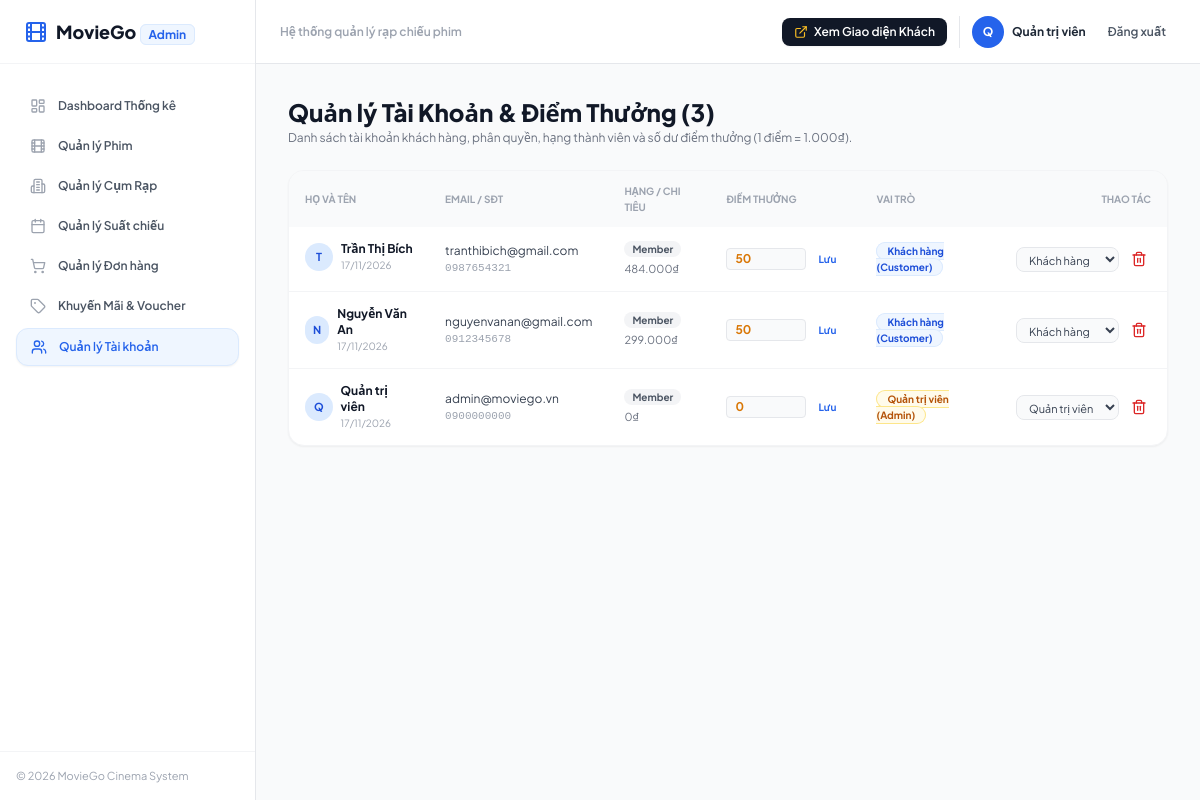
The app's page /admin/cinema/users (signed in) with its own data.
### tables this page shows
CREATE TABLE users (
  id             INT UNSIGNED AUTO_INCREMENT PRIMARY KEY,
  full_name      VARCHAR(100) NOT NULL,
  email          VARCHAR(150) NOT NULL UNIQUE,
  phone          VARCHAR(20)  NULL,
  password_hash  VARCHAR(255) NOT NULL,
  role           ENUM('customer','admin') NOT NULL DEFAULT 'customer',
  points_balance INT UNSIGNED NOT NULL DEFAULT 0,
  total_spent    BIGINT UNSIGNED NOT NULL DEFAULT 0,
  created_at     TIMESTAMP NOT NULL DEFAULT CURRENT_TIMESTAMP
);

### app/Controllers/AdminCinemaController.php (called while the page is built, shortened)
<?php
class AdminCinemaController
{
    public function users()
    {
        $pdo = Database::pdo();
        $users = $pdo->query("SELECT * FROM users ORDER BY id DESC")->fetchAll();
        return view('admin/cinema/users', compact('users', 'msg'));
    }
}

### app/Config/database.php (called while the page is built)
<?php
return [
    'host'    => '127.0.0.1',
    'port'    => 3306,
    'name'    => 'cinema_db',
    'user'    => 'root',
    'pass'    => '',
    'charset' => 'utf8mb4',
];

### app/Core/Database.php (called while the page is built, shortened)
<?php
class Database
{
    private static ?PDO $pdo = null;
    public static function pdo(): PDO
    {
        if (self::$pdo === null) {
            $c   = require __DIR__ . '/../Config/database.php';
            $dsn = "mysql:host={$c['host']};port={$c['port']};dbname={$c['name']};charset={$c['charset']}";
            self::$pdo = new PDO($dsn, $c['user'], $c['pass'], [
                PDO::ATTR_ERRMODE            => PDO::ERRMODE_EXCEPTION,
                PDO::ATTR_DEFAULT_FETCH_MODE => PDO::FETCH_ASSOC,
                PDO::ATTR_EMULATE_PREPARES   => false,
            ]);
        }
        return self::$pdo;
    }
}

### app/Core/helpers.php (called while the page is built, shortened)
<?php
function currentUser(): ?array
{
    try {
        $st = \App\Core\Database::pdo()->prepare('SELECT id, full_name, email, phone, role, points_balance, total_spent FROM users WHERE id = ? LIMIT 1');
        $st->execute([$_SESSION['user']['id']]);
        $u = $st->fetch();
        if ($u) {
            return $u;
        }
    } catch (\Throwable $e) {}
    return $_SESSION['user'] ?? null;
}
function isAdmin(): bool
{
    return (currentUser()['role'] ?? '') === 'admin';
}
function first_letter_upper(string $s): string
{
    if (!preg_match('/^./us', $s, $m)) {
        return '?';
    }
    return function_exists('mb_strtoupper') ? mb_strtoupper($m[0]) : strtoupper($m[0]);
}

### app/Core/Loyalty.php (called while the page is built, shortened)
<?php
class Loyalty
{
    public static function tier(int $spent): array
    {
        $cur = self::TIERS[0];
        $next = null;
        foreach (self::TIERS as $i => $t) {
            if ($spent >= $t['min']) {
                $cur  = $t;
                $next = self::TIERS[$i + 1] ?? null;
            }
        }
        $cur['next'] = $next;
        return $cur;
    }
}

### app/Views/admin/cinema/users.php (the view, shortened to what this page needs)
<?php
$activeMenu = 'users';
include __DIR__ . '/layouts/sidebar.php';
$users = $users ?? [];
?>
<div class="space-y-6">
  <div class="flex flex-col sm:flex-row sm:items-center sm:justify-between gap-4">
    <div>
      <h1 class="text-xl sm:text-2xl font-black text-gray-900">Quản lý Tài Khoản & Điểm Thưởng (<?= count($users) ?>)</h1>
      <p class="text-xs text-gray-500 mt-0.5">Danh sách tài khoản khách hàng, phân quyền, hạng thành viên và số dư điểm thưởng (1 điểm = 1.000₫).</p>
    </div>
  </div>
  <div class="bg-white rounded-2xl border border-gray-100 shadow-sm overflow-hidden">
    <div class="overflow-x-auto">
      <table class="w-full text-left text-xs">
        <thead class="bg-gray-50 text-gray-400 font-bold uppercase text-[10px]">
          <tr>
            <th class="py-3 px-4">Họ và tên</th>
            <th class="py-3 px-4">Email / SĐT</th>
            <th class="py-3 px-4">Hạng / Chi tiêu</th>
            <th class="py-3 px-4">Điểm thưởng</th>
            <th class="py-3 px-4">Vai trò</th>
            <th class="py-3 px-4 text-right">Thao tác</th>
          </tr>
        </thead>
        <tbody class="divide-y divide-gray-100">
          <?php foreach ($users as $u):
            $spent = (int)($u['total_spent'] ?? 0);
            $tier  = Loyalty::tier($spent)['name'];
          ?>
            <tr class="hover:bg-gray-50/80 transition-colors">
              <td class="py-3.5 px-4 font-bold text-gray-900 flex items-center gap-2">
                <div class="w-7 h-7 rounded-full bg-blue-100 text-blue-700 flex items-center justify-center font-bold text-[11px]">
                  <?= strtoupper(substr($u['full_name'], 0, 1)) ?>
                </div>
                <div>
                  <span class="block"><?= htmlspecialchars($u['full_name']) ?></span>
                  <span class="text-[10px] font-normal text-gray-400"><?= date('d/m/Y', strtotime($u['created_at'])) ?></span>
                </div>
              </td>
              <td class="py-3.5 px-4">
                <span class="block text-gray-700"><?= htmlspecialchars($u['email']) ?></span>
                <span class="font-mono text-[11px] text-gray-400"><?= htmlspecialchars($u['phone'] ?: 'Chưa cập nhật') ?></span>
              </td>
              <td class="py-3.5 px-4">
                <span class="px-2 py-0.5 rounded-full text-[10px] font-bold <?= $tier === 'VVIP' ? 'bg-purple-100 text-purple-700' : ($tier === 'VIP' ? 'bg-amber-100 text-amber-700' : 'bg-gray-100 text-gray-600') ?>">
                  <?= htmlspecialchars($tier) ?>
                </span>
                <span class="block text-[11px] text-gray-500 mt-1"><?= number_format($spent, 0, ',', '.') ?>₫</span>
              </td>
              <td class="py-3.5 px-4 font-bold text-amber-600">
                <form method="post" action="/admin/cinema/users" class="inline-flex items-center gap-1">
                  <input type="number" min="0" step="1" name="points_balance" value="<?= (int)($u['points_balance'] ?? 0) ?>" class="w-20 bg-gray-50 border border-gray-200 rounded px-2 py-0.5 text-xs text-amber-600 font-bold focus:outline-none focus:border-blue-600">
                  <button type="submit" class="px-2 py-0.5 rounded text-blue-600 hover:bg-blue-50 text-[10px] font-bold" title="Lưu điểm thưởng">Lưu</button>
                </form>
              </td>
              <td class="py-3.5 px-4">
                <?php if ($u['role'] === 'admin'): ?>
                  <span class="px-2.5 py-0.5 rounded-full text-[10px] font-bold bg-amber-50 text-amber-700 border border-amber-200">Quản trị viên (Admin)</span>
                <?php else: ?>
                  <span class="px-2.5 py-0.5 rounded-full text-[10px] font-bold bg-blue-50 text-blue-700 border border-blue-100">Khách hàng (Customer)</span>
                <?php endif; ?>
              </td>
              <td class="py-3.5 px-4 text-right">
                <div class="inline-flex items-center gap-2">
                  <form method="post" action="/admin/cinema/users" class="inline-flex items-center">
                    <select name="role" onchange="this.form.submit()" class="bg-gray-50 border border-gray-200 rounded-lg px-2 py-1 text-[11px] text-gray-700 focus:outline-none focus:border-blue-600">
                      <option value="customer" <?= $u['role'] === 'customer' ? 'selected' : '' ?>>Khách hàng</option>
                      <option value="admin" <?= $u['role'] === 'admin' ? 'selected' : '' ?>>Quản trị viên</option>
                    </select>
                  </form>
                  <form method="post" action="/admin/cinema/users" class="inline" onsubmit="return confirm('Bạn có chắc chắn muốn xóa tài khoản này?');">
                    <button type="submit" class="p-1 rounded-lg text-red-600 hover:bg-red-50 transition-colors" title="Xóa tài khoản">
                      <i data-lucide="trash-2" class="w-4 h-4"></i>
                    </button>
                  </form>
                </div>
              </td>
            </tr>
          <?php endforeach; ?>
        </tbody>
      </table>
    </div>
  </div>
</div>
<?php include __DIR__ . '/layouts/footer.php'; ?>

### app/Views/admin/cinema/layouts/sidebar.php (shortened to what this page needs)
<?php
$activeMenu = $activeMenu ?? 'dashboard';
$h = fn($v) => htmlspecialchars((string) $v, ENT_QUOTES, 'UTF-8');
$menuItems = [
  'dashboard'  => ['Dashboard Thống kê', '/admin/cinema',           'layout-dashboard'],
  'movies'     => ['Quản lý Phim',        '/admin/cinema/movies',    'film'],
  'cinemas'    => ['Quản lý Cụm Rạp',     '/admin/cinema/cinemas',   'building-2'],
  'showtimes'  => ['Quản lý Suất chiếu',  '/admin/cinema/showtimes',  'calendar'],
  'orders'     => ['Quản lý Đơn hàng',    '/admin/cinema/orders',     'shopping-cart'],
  'promotions' => ['Khuyến Mãi & Voucher','/admin/cinema/promotions', 'tag'],
  'users'      => ['Quản lý Tài khoản',   '/admin/cinema/users',      'users'],
];
?>
<!DOCTYPE html>
<html lang="vi">
<head>
  <script src="https://cdn.tailwindcss.com"></script>
</head>
<body class="bg-gray-50 text-gray-800 antialiased min-h-screen">
<div class="flex h-screen overflow-hidden">
  <aside id="admin-sidebar" class="w-64 bg-white border-r border-gray-200 flex flex-col shrink-0 transition-transform duration-200 fixed lg:static inset-y-0 left-0 z-30 -translate-x-full lg:translate-x-0">
    <div class="h-16 flex items-center justify-between px-6 border-b border-gray-100">
      <a href="/admin/cinema" class="flex items-center gap-2 font-black text-lg text-gray-900">
        <i data-lucide="film" class="w-6 h-6 text-blue-600"></i>
        <span>MovieGo <span class="text-xs text-blue-600 font-bold bg-blue-50 px-2 py-0.5 rounded-md border border-blue-100">Admin</span></span>
      </a>
    </div>
    <nav class="flex-1 px-4 py-6 space-y-1 overflow-y-auto">
      <?php foreach ($menuItems as $key => [$label, $url, $icon]):
        $isActive = ($activeMenu === $key);
      ?>
        <a href="<?= $url ?>" class="flex items-center gap-3 px-3.5 py-2.5 rounded-xl text-xs font-semibold transition-all <?= $isActive ? 'bg-blue-50 text-blue-600 shadow-sm border border-blue-100' : 'text-gray-600 hover:bg-gray-50 hover:text-gray-900' ?>">
          <i data-lucide="<?= $icon ?>" class="w-4 h-4 <?= $isActive ? 'text-blue-600' : 'text-gray-400' ?>"></i>
          <span><?= $label ?></span>
        </a>
      <?php endforeach; ?>
    </nav>
    <div class="p-4 border-t border-gray-100 text-[11px] text-gray-400">
      <p>© <?= date('Y') ?> MovieGo Cinema System</p>
    </div>
  </aside>
  <div class="flex-1 flex flex-col min-w-0 overflow-y-auto">
    <header class="h-16 bg-white border-b border-gray-200 flex items-center justify-between px-4 sm:px-6 shrink-0 sticky top-0 z-10">
      <div class="flex items-center gap-3">
        <span class="text-xs font-semibold text-gray-400 hidden sm:inline">Hệ thống quản lý rạp chiếu phim</span>
      </div>
      <div class="flex items-center gap-3">
        <a href="/cinema" class="inline-flex items-center gap-1.5 px-3 py-1.5 rounded-lg bg-gray-900 hover:bg-gray-800 text-white text-xs font-semibold shadow-sm transition-colors">
          <i data-lucide="external-link" class="w-3.5 h-3.5 text-amber-400"></i>
          <span>Xem Giao diện Khách</span>
        </a>
        <?php $__a = $_SESSION['user'] ?? null; $__name = $__a['full_name'] ?? 'Quản Trị Viên'; ?>
        <div class="flex items-center gap-2 pl-3 border-l border-gray-200">
          <div class="w-8 h-8 rounded-full bg-blue-600 text-white font-bold flex items-center justify-center text-xs">
            <?= $h(function_exists('first_letter_upper') ? first_letter_upper($__name) : 'A') ?>
          </div>
          <span class="text-xs font-bold text-gray-800 hidden sm:inline"><?= $h($__name) ?></span>
          <form method="post" action="/admin/logout" class="inline">
            <button type="submit" class="ml-1 px-2.5 py-1.5 rounded-lg text-xs font-semibold text-gray-600 hover:bg-gray-100 hover:text-red-600 transition-colors">Đăng xuất</button>
          </form>
        </div>
      </div>
    </header>
    <main class="p-4 sm:p-6 lg:p-8 flex-1">

### app/Views/admin/cinema/layouts/sidebar.php (style rules this page uses)
body { font-family: 'Plus Jakarta Sans', system-ui, -apple-system, sans-serif; }

### records on screen
users: full_name "Q", full_name "Quản trị viên", created_at "17/11/2026", email "admin@moviego.vn", phone "0900000000", total_spent "Member", total_spent "0", points_balance "0", shows "Quản trị viên (Admin)", role "Quản trị viên"
users: full_name "T", full_name "Trần Thị Bích", created_at "17/11/2026", email "tranthibich@gmail.com", phone "0987654321", total_spent "Member", total_spent "484.000", points_balance "50", shows "Khách hàng (Customer)", role "Khách hàng"
users: full_name "N", full_name "Nguyễn Văn An", created_at "17/11/2026", email "nguyenvanan@gmail.com", phone "0912345678", total_spent "Member", total_spent "299.000", points_balance "50", shows "Khách hàng (Customer)", role "Khách hàng"

### other values on screen
$label "Dashboard Thống kê"
$label "Quản lý Phim"
$label "Quản lý Cụm Rạp"
$label "Quản lý Suất chiếu"
$label "Quản lý Đơn hàng"
$label "Khuyến Mãi & Voucher"
$label "Quản lý Tài khoản"
count($users) "3"
